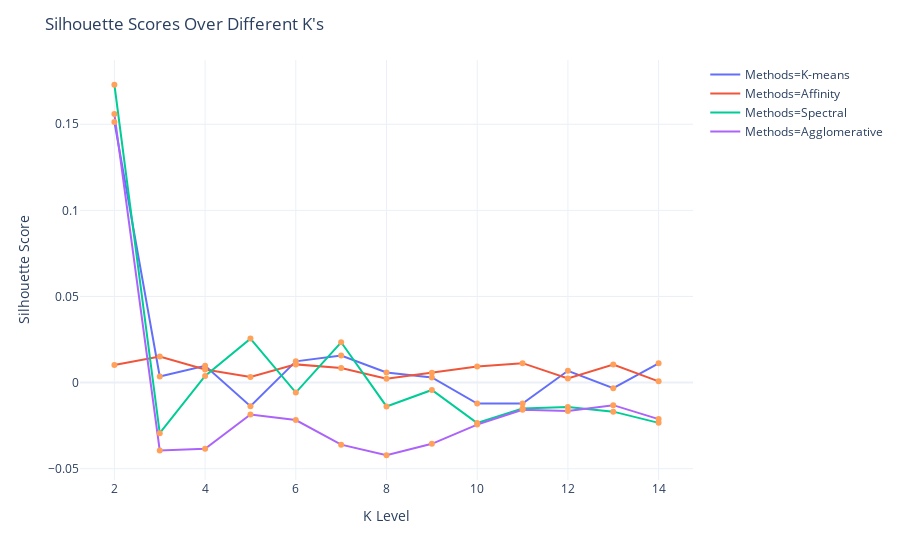

Here is the notebook cell this chart was saved with:
### Code cell
import plotly.graph_objects as go
import plotly.express as px

fig = px.line(cluster_melt_sil, x="K Level", y="Silhouette Score", color="Methods", hover_name="Methods", template="plotly_white")
fig.add_trace(go.Scatter(x=cluster_melt_sil["K Level"], 
                         y=cluster_melt_sil["Silhouette Score"],
                         mode='markers',
                         showlegend=False))
fig.update_layout(
    title=dict(
        text="Silhouette Scores Over Different K's",
        xanchor="auto")
)

fig.show()

### Figure 1 — Plotly figure (JSON) as saved in the notebook; plotly's stock layout.template omitted (floating-point values rounded to 4 significant figures)
{"data": [{"hoverlabel": {"namelength": 0}, "hovertemplate": "<b>%{hovertext}</b><br><br>Methods=K-means<br>K Level=%{x}<br>Silhouette Score=%{y}", "hovertext": ["K-means", "K-means", "K-means", "K-means", "K-means", "K-means", "K-means", "K-means", "K-means", "K-means", "K-means", "K-means", "K-means"], "legendgroup": "Methods=K-means", "line": {"color": "#636efa", "dash": "solid"}, "mode": "lines", "name": "Methods=K-means", "showlegend": true, "type": "scatter", "x": ["2", "3", "4", "5", "6", "7", "8", "9", "10", "11", "12", "13", "14"], "xaxis": "x", "y": [0.1514, 0.003564, 0.009766, -0.01367, 0.01233, 0.01567, 0.005847, 0.003009, -0.01218, -0.01215, 0.006866, -0.003212, 0.01121], "yaxis": "y"}, {"hoverlabel": {"namelength": 0}, "hovertemplate": "<b>%{hovertext}</b><br><br>Methods=Affinity<br>K Level=%{x}<br>Silhouette Score=%{y}", "hovertext": ["Affinity", "Affinity", "Affinity", "Affinity", "Affinity", "Affinity", "Affinity", "Affinity", "Affinity", "Affinity", "Affinity", "Affinity", "Affinity"], "legendgroup": "Methods=Affinity", "line": {"color": "#EF553B", "dash": "solid"}, "mode": "lines", "name": "Methods=Affinity", "showlegend": true, "type": "scatter", "x": ["2", "3", "4", "5", "6", "7", "8", "9", "10", "11", "12", "13", "14"], "xaxis": "x", "y": [0.01018, 0.0151, 0.007608, 0.003285, 0.01058, 0.008527, 0.002301, 0.00577, 0.00936, 0.01128, 0.002409, 0.01054, 0.0007302], "yaxis": "y"}, {"hoverlabel": {"namelength": 0}, "hovertemplate": "<b>%{hovertext}</b><br><br>Methods=Spectral<br>K Level=%{x}<br>Silhouette Score=%{y}", "hovertext": ["Spectral", "Spectral", "Spectral", "Spectral", "Spectral", "Spectral", "Spectral", "Spectral", "Spectral", "Spectral", "Spectral", "Spectral", "Spectral"], "legendgroup": "Methods=Spectral", "line": {"color": "#00cc96", "dash": "solid"}, "mode": "lines", "name": "Methods=Spectral", "showlegend": true, "type": "scatter", "x": ["2", "3", "4", "5", "6", "7", "8", "9", "10", "11", "12", "13", "14"], "xaxis": "x", "y": [0.1729, -0.0294, 0.003837, 0.02553, -0.005805, 0.02343, -0.01385, -0.00428, -0.02348, -0.01505, -0.01423, -0.01687, -0.02337], "yaxis": "y"}, {"hoverlabel": {"namelength": 0}, "hovertemplate": "<b>%{hovertext}</b><br><br>Methods=Agglomerative<br>K Level=%{x}<br>Silhouette Score=%{y}", "hovertext": ["Agglomerative", "Agglomerative", "Agglomerative", "Agglomerative", "Agglomerative", "Agglomerative", "Agglomerative", "Agglomerative", "Agglomerative", "Agglomerative", "Agglomerative", "Agglomerative", "Agglomerative"], "legendgroup": "Methods=Agglomerative", "line": {"color": "#ab63fa", "dash": "solid"}, "mode": "lines", "name": "Methods=Agglomerative", "showlegend": true, "type": "scatter", "x": ["2", "3", "4", "5", "6", "7", "8", "9", "10", "11", "12", "13", "14"], "xaxis": "x", "y": [0.1559, -0.03937, -0.03847, -0.01856, -0.02177, -0.03605, -0.04219, -0.03554, -0.02439, -0.01582, -0.01655, -0.0131, -0.0212], "yaxis": "y"}, {"mode": "markers", "showlegend": false, "type": "scatter", "x": ["2", "3", "4", "5", "6", "7", "8", "9", "10", "11", "12", "13", "14", "2", "3", "4", "5", "6", "7", "8", "9", "10", "11", "12", "13", "14", "2", "3", "4", "5", "6", "7", "8", "9", "10", "11", "12", "13", "14", "2", "3", "4", "5", "6", "7", "8", "9", "10", "11", "12", "13", "14"], "y": [0.1514, 0.003564, 0.009766, -0.01367, 0.01233, 0.01567, 0.005847, 0.003009, -0.01218, -0.01215, 0.006866, -0.003212, 0.01121, 0.01018, 0.0151, 0.007608, 0.003285, 0.01058, 0.008527, 0.002301, 0.00577, 0.00936, 0.01128, 0.002409, 0.01054, 0.0007302, 0.1729, -0.0294, 0.003837, 0.02553, -0.005805, 0.02343, -0.01385, -0.00428, -0.02348, -0.01505, -0.01423, -0.01687, -0.02337, 0.1559, -0.03937, -0.03847, -0.01856, -0.02177, -0.03605, -0.04219, -0.03554, -0.02439, -0.01582, -0.01655, -0.0131, -0.0212]}], "layout": {"autosize": true, "legend": {"tracegroupgap": 0}, "margin": {"t": 60}, "title": {"text": "Silhouette Scores Over Different K's", "xanchor": "auto"}, "xaxis": {"anchor": "y", "autorange": true, "domain": [0, 1], "range": [1.28, 14.72], "title": {"text": "K Level"}, "type": "linear"}, "yaxis": {"anchor": "x", "autorange": true, "domain": [0, 1], "range": [-0.05635, 0.1871], "title": {"text": "Silhouette Score"}, "type": "linear"}}}
